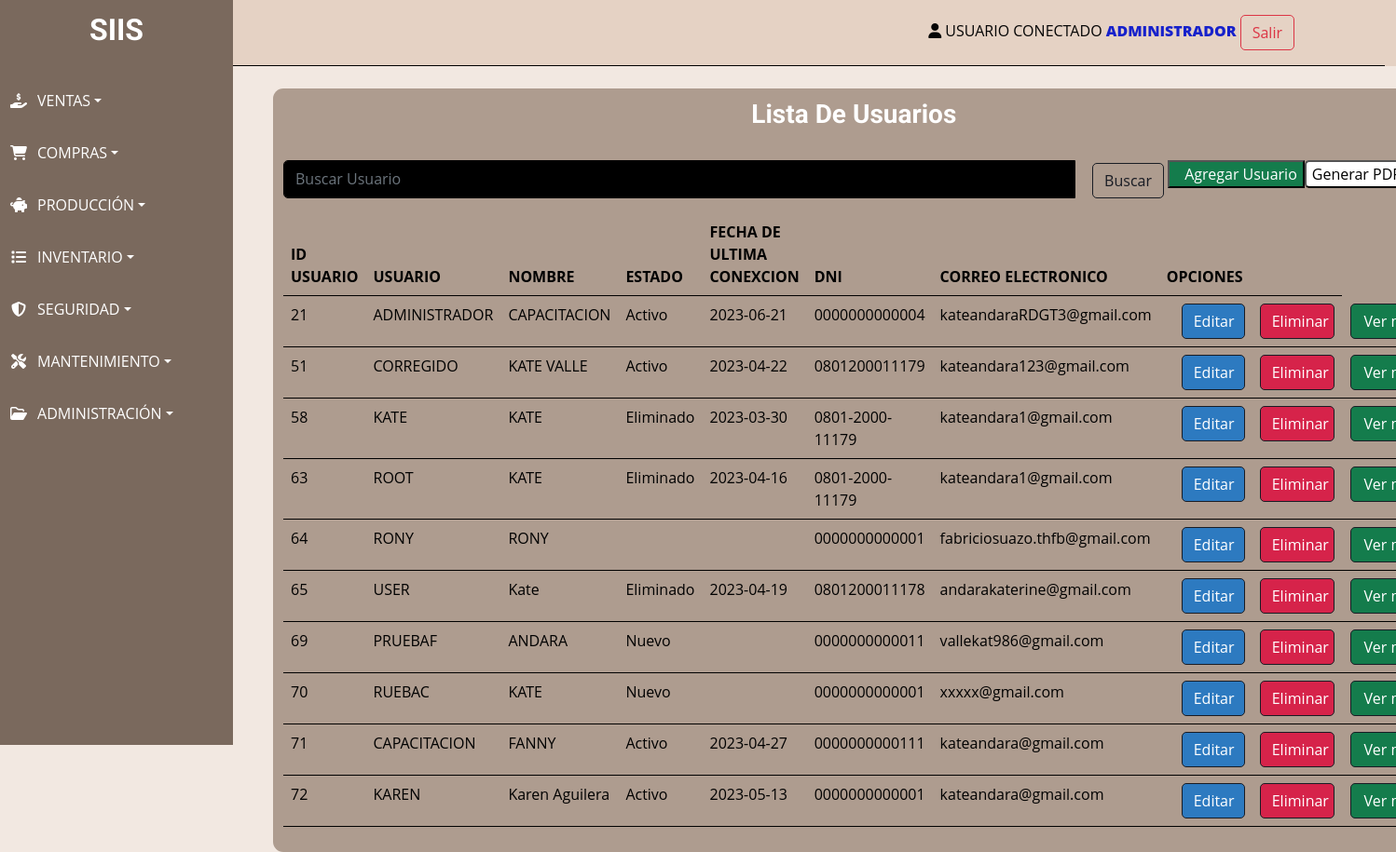
The page /Formularios/GestionUsuarios.php (signed in) on the database its author committed.
### tables this page shows
CREATE TABLE `tbl_ms_usuarios` (
  `Id_Usuario` int NOT NULL AUTO_INCREMENT,
  `Id_Rol` int NOT NULL,
  `Id_Cargo` int NOT NULL,
  `Usuario` varchar(45) DEFAULT NULL,
  `Nombre` varchar(60) DEFAULT NULL,
  `Estado` varchar(45) DEFAULT NULL,
  `Contraseña` varchar(15) DEFAULT NULL,
  `Fecha_ultima_conexion` date DEFAULT NULL,
  `Preguntas_contestadas` int DEFAULT NULL,
  `Primer_ingreso` int DEFAULT NULL,
  `Fecha_vencimiento` date DEFAULT NULL,
  `DNI` varchar(16) DEFAULT NULL,
  `Correo_Electronico` varchar(45) DEFAULT NULL,
  `Creado_por` varchar(45) DEFAULT NULL,
  `Fecha_creacion` date DEFAULT NULL,
  `Modificado_por` varchar(45) DEFAULT NULL,
  `Fecha_modificacion` date DEFAULT NULL,
  PRIMARY KEY (`Id_Usuario`),
  KEY `fk_TBL_MS_USUARIOS_TBL_MS_ROLES1_idx` (`Id_Rol`),
  KEY `fk_TBL_MS_USUARIOS_TBL_CARGOS1_idx` (`Id_Cargo`),
  CONSTRAINT `FK_Id_Rol_TBL_MS_USUARIOS_TBL_MS_ROLES` FOREIGN KEY (`Id_Rol`) REFERENCES `tbl_ms_roles` (`Id_Rol`),
  CONSTRAINT `fk_TBL_MS_USUARIOS_TBL_CARGOS1` FOREIGN KEY (`Id_Cargo`) REFERENCES `tbl_cargos` (`Id_Cargo`)
);

### Formularios/GestionUsuarios.php (the view, shortened to what this page needs)
<?php
include '../components/header.components.php';
    include_once "../config/conexion2.php";
    if(isset($_GET["search"])){
      $sentencia = $conexion -> query("SELECT * from tbl_ms_usuarios WHERE usuario LIKE '%".$_GET["search"]."%' OR id_Usuario =  ".intval($_GET["search"])."");
    }else{
      $sentencia = $conexion -> query("SELECT * from tbl_ms_usuarios");
    }
    $usuario = $sentencia->fetchAll(PDO::FETCH_OBJ);
?>
<div class="col-md-12 cards-white" style="margin: 0 auto; width: 115%; max-width: none; margin-left: -20px;">
            <div class="row">
                <div class="col-12 text-center">
                    <h3>
                      Lista De Usuarios
                    </h3>
                </div>
            </div>
            <br>
     <form method="GET" action="GestionUsuarios.php">
      <div class="input-group mb-3">
          <input name="search" type="text"
          value="<?php
            echo isset($_GET["search"]) ? $_GET["search"] : ''
          ?>"
          class="form-control" placeholder="Buscar Usuario" aria-label="Buscar Usuario" aria-describedby="button-addon2">
          <div class="input-group-append" style="margin: 0 18px;">
            <button class="btn btn-outline-secondary" type="submit" id="button-addon2">Buscar</button>
            <button style="background-color:  #147c4c;"><a href="GestionUsuario.php" type="submit"  class="rounded" style="color: white; float: right; margin-left: 10px;">Agregar Usuario</a></button>
             <button class="rounded" style="background-color: #fff; color: dark; float: right;"  onclick="PDFProductoTerminadoMP('+MisItems[i].Id_Producto_Terminado_Mp +')">Generar PDF</button>
          </div>
        </div>
    </form>
<table class="table table-hover " style="color:black; width: 70rem;" >
                        <thead>
                            <tr>
                                <th scope="col">ID USUARIO</th>
                                <th scope="col">USUARIO</th>
                                <th scope="col">NOMBRE</th>
                                <th scope="col">ESTADO</th>
                                <th scope="col">FECHA DE ULTIMA CONEXCION</th>
                                <th scope="col">DNI</th>
                                <th scope="col">CORREO ELECTRONICO</th>
                                <th scope="col" colspan="3">OPCIONES</th>
                            </tr>
                        </thead>
                        <?php
                                foreach($usuario as $dato){
                         ?>
                         <tr>
                           <td scope="row"><?php echo $dato->Id_Usuario; ?></td>
                           <td><?php echo $dato->Usuario; ?></td>
                           <td><?php echo $dato->Nombre; ?></td>
                           <td><?php echo $dato->Estado; ?></td>
                           <td><?php echo $dato->Fecha_ultima_conexion; ?></td>
                           <td><?php echo $dato->DNI; ?></td>
                           <td><?php echo $dato->Correo_Electronico; ?></td>
                           <td>
                           <td><a class="btn btn-outline-secondary"  style="background-color: #2D7AC0; color: white; display: inline-block; width: 68px;" href="EditarUsuario.php?Id_Usuario=<?php echo $dato->Id_Usuario; ?>">Editar</a></td>
                           <td><a onclick="return confirm('Estas seguro de eliminar el usuario?');" class="btn btn-outline-secondary" style="background-color: #D6234A; color: white; display: inline-block; width: 80px;" href="../controller/DeleteUsuario.php?Id_Usuario=<?php echo $dato->Id_Usuario; ?>">Eliminar</a></td>
                           <td> <a onclick="showModal(
                            '<?php echo $dato->Id_Usuario; ?>',
                            '<?php echo $dato->Id_Rol; ?>',
                                '<?php echo $dato->Id_Cargo; ?>',
                                '<?php echo $dato->Usuario; ?>',
                                '<?php echo $dato->Nombre; ?>',
                                '<?php echo $dato->Estado; ?>',
                                '<?php echo $dato->Contraseña; ?>',
                                '<?php echo $dato->Fecha_ultima_conexion; ?>',
                                '<?php echo $dato->Preguntas_contestadas; ?>',
                                '<?php echo $dato->Primer_ingreso; ?>',
                                '<?php echo $dato->Fecha_vencimiento; ?>',
                                '<?php echo $dato->DNI; ?>',
                                '<?php echo $dato->Correo_Electronico; ?>',
                                '<?php echo $dato->Creado_por; ?>',
                                '<?php echo $dato->Fecha_creacion; ?>',
                                '<?php echo $dato->Modificado_por; ?>',
                                '<?php echo $dato->Fecha_modificacion; ?>'
                           )" class="btn btn-outline-secondary" style="background-color:  #147c4c; color: white; float: right; margin-left: 1px; width: 90px">Ver mas</a>
                           </td></td>
                         </tr>
              <?php }  if(!$usuario) { ?>
              <tr>
                <td style=" text-align: center; " colspan="8">No se encontraron registros</td>
              </tr>
              <?php }  ?>
<?php include '../components/footer.components.php' ?>

### CSS/styleF.css (style rules this page uses)
:root { --primary: #3616eb; --secondary: #191C24; --light: #6C7293; --dark: #000000; --prueba: #ae9c8f; }
.cards-white { background: #ae9c8f; padding: 11px; border-radius: 11px; }
body { background: #f2e8e1; }

### rows shown on the page
tbl_ms_usuarios: Id_Usuario "21", Usuario "ADMINISTRADOR", Nombre "CAPACITACION", Estado "Activo", Fecha_ultima_conexion "2023-06-21", DNI "0000000000004", Correo_Electronico "kateandaraRDGT3@gmail.com"
tbl_ms_usuarios: Id_Usuario "51", Usuario "CORREGIDO", Nombre "KATE VALLE", Estado "Activo", Fecha_ultima_conexion "2023-04-22", DNI "0801200011179", Correo_Electronico "kateandara123@gmail.com"
tbl_ms_usuarios: Id_Usuario "58", Usuario "KATE", Nombre "KATE", Estado "Eliminado", Fecha_ultima_conexion "2023-03-30", DNI "0801-2000-11179", Correo_Electronico "kateandara1@gmail.com"
tbl_ms_usuarios: Id_Usuario "63", Usuario "ROOT", Nombre "KATE", Estado "Eliminado", Fecha_ultima_conexion "2023-04-16", DNI "0801-2000-11179", Correo_Electronico "kateandara1@gmail.com"
tbl_ms_usuarios: Id_Usuario "64", Usuario "RONY", Nombre "RONY", DNI "0000000000001", Correo_Electronico "fabriciosuazo.thfb@gmail.com"
tbl_ms_usuarios: Id_Usuario "65", Usuario "USER", Nombre "Kate", Estado "Eliminado", Fecha_ultima_conexion "2023-04-19", DNI "0801200011178", Correo_Electronico "andarakaterine@gmail.com"
tbl_ms_usuarios: Id_Usuario "69", Usuario "PRUEBAF", Nombre "ANDARA", Estado "Nuevo", DNI "0000000000011", Correo_Electronico "vallekat986@gmail.com"
tbl_ms_usuarios: Id_Usuario "70", Usuario "RUEBAC", Nombre "KATE", Estado "Nuevo", DNI "0000000000001", Correo_Electronico "xxxxx@gmail.com"
tbl_ms_usuarios: Id_Usuario "71", Usuario "CAPACITACION", Nombre "FANNY", Estado "Activo", Fecha_ultima_conexion "2023-04-27", DNI "0000000000111", Correo_Electronico "kateandara@gmail.com"
tbl_ms_usuarios: Id_Usuario "72", Usuario "KAREN", Nombre "Karen Aguilera", Estado "Activo", Fecha_ultima_conexion "2023-05-13", DNI "0000000000001", Correo_Electronico "kateandara@gmail.com"

### other values the page prints
$_SESSION['usuario'] "ADMINISTRADOR"
